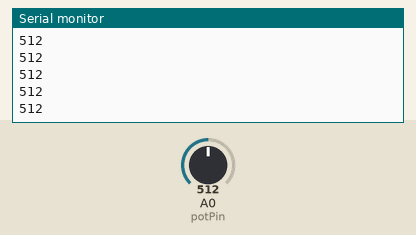
Simulated run of this sketch. Board: Arduino Uno, built with avr-gcc and run on an emulated ATmega328P. Shown: the last lines printed to the serial monitor. The test bench sets the inputs (shaded band); at power-on: A0 (potPin) = 512.

Above: at 1.2 s.
1.3 s: A0 (potPin) set to 716
At 1.31 s:
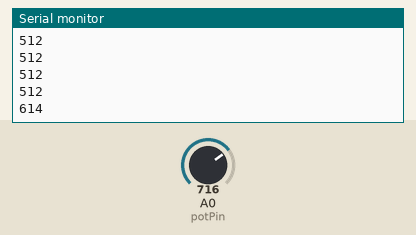
2.8 s: A0 (potPin) set to 900
At 2.81 s:
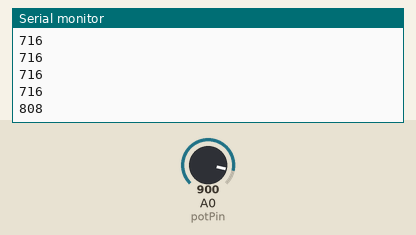
Timing chart, 0 to 5.8 s (numbered marks = the images above; inputs shaded):
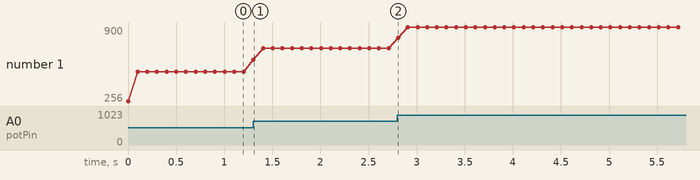

Measured:
- after the input at 1.3 s, the serial monitor: prints a new line at once (image 1)
- after the input at 2.8 s, the serial monitor: prints a new line at once (image 2)
- plotted number 1: 512 → 716 after the input at 1.3 s, 716 → 900 after the input at 2.8 s

The sketch:

potentiometerplotter.ino
```cpp
// Constants:
const int potPin = A0; // pin A0 to read analog input
const int numReadings = 2; // Number of readings to average

// Variables:
int readings[numReadings]; // Array to store readings
int readIndex = 0; // Current reading index
int total = 0; // Running total
int average = 0; // Average value

void setup() {
  // Initialize serial communication at 9600 bits per second:
  Serial.begin(9600);

  // Initialize the readings array to 0:
  for (int i = 0; i < numReadings; i++) {
    readings[i] = 0;
  }
}

void loop() {
  // Subtract the last reading:
  total = total - readings[readIndex];

  // Read the current value from the potentiometer:
  readings[readIndex] = analogRead(potPin);

  // Add the reading to the total:
  total = total + readings[readIndex];

  // Advance to the next position in the array:
  readIndex = readIndex + 1;

  // If we're at the end of the array, wrap around to the beginning:
  if (readIndex >= numReadings) {
    readIndex = 0;
  }

  // Calculate the average:
  average = total / numReadings;

  // Print the average value to the Serial Monitor:
  Serial.println(average);

  // Small delay for stability:
  delay(100);
}
```
